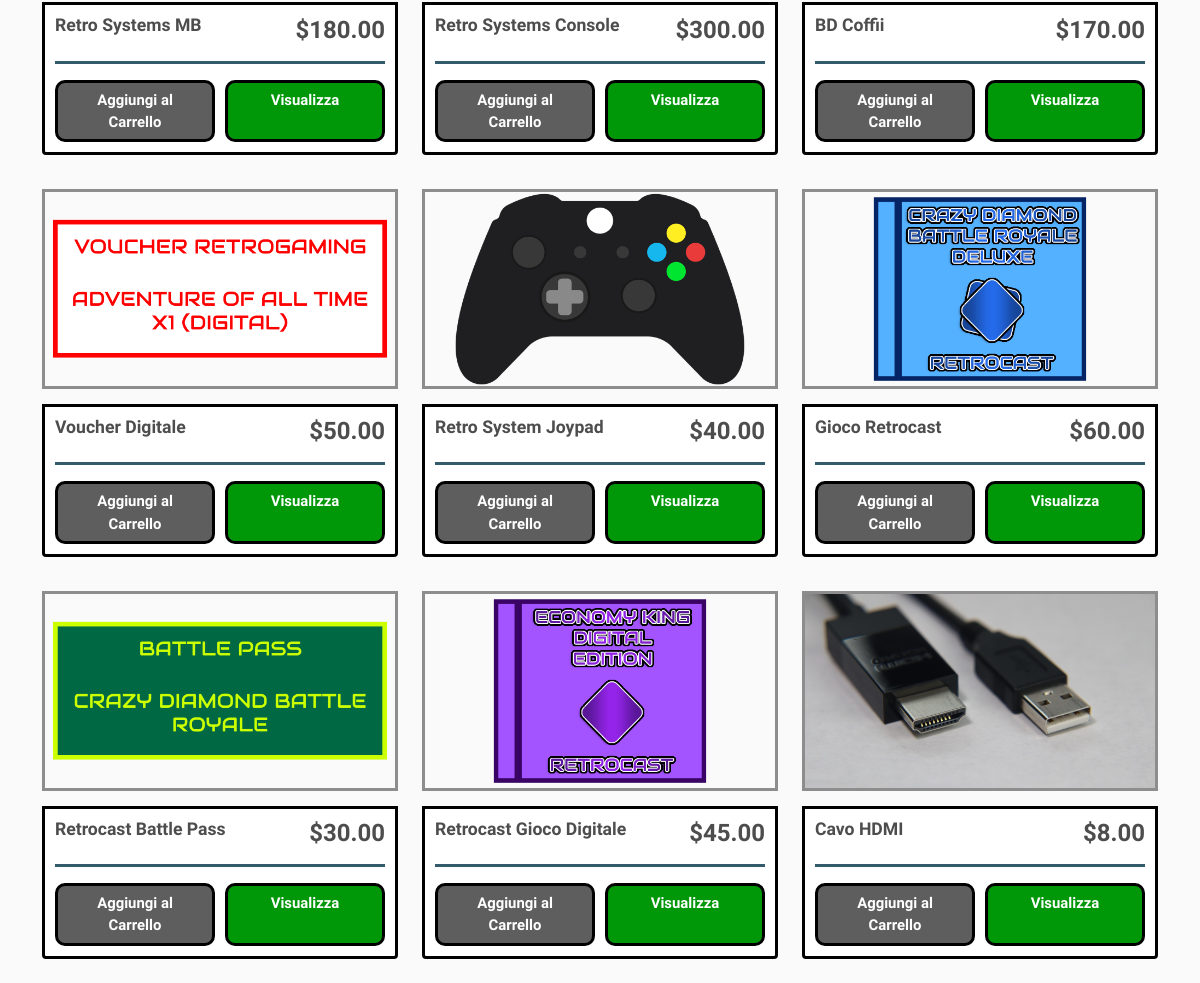
Before: / (lower part) with the older database file.
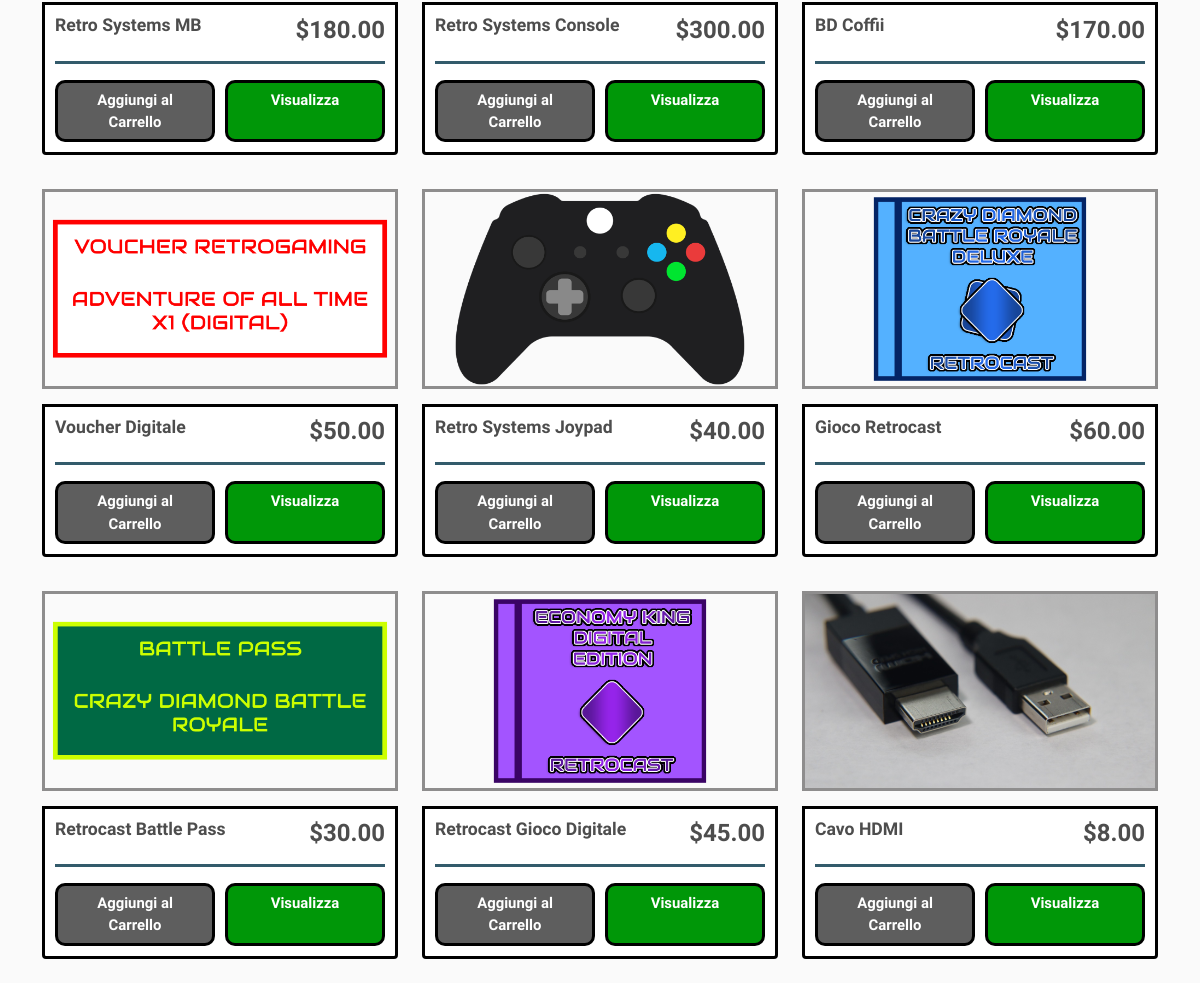
After: the same page with the newer database file.
### bottega_retrogaming/models.py (models this page shows, shortened)
class Product(models.Model):
    name = models.CharField(max_length=200)
    price = models.DecimalField(max_digits=10, decimal_places=2)
    digital = models.BooleanField(default=False, null=True, blank=True)
    description = models.CharField("Descrizione", max_length=500, null=True, blank=True)
    image = models.ImageField(null=True, blank=True)
    @property
    def imageUrl(self):
        try:
            url = self.image.url
        except:
            url = ''
        return url

### bottega_retrogaming/views.py (the view)
# urls.py: path('', StoreView.as_view(), name="store"),
class StoreView(ListView):
    model = Product
    template_name = 'bottega_retrogaming/store.html'
    context_object_name = 'products'
    def get_queryset(self):
        queryset = super().get_queryset().order_by()
        sort_option = self.request.GET.get('sort', 'default')
        digital_filter = self.request.GET.get('digital', '')
        if digital_filter == 'yes':
            queryset = queryset.filter(digital=True)
        elif digital_filter == 'no':
            queryset = queryset.filter(digital=False)
        if sort_option == 'price_asc':
            queryset = queryset.order_by('price')
        elif sort_option == 'price_desc':
            queryset = queryset.order_by('-price')
        elif sort_option == 'name_asc':
            queryset = queryset.order_by(Lower('name'))
        elif sort_option == 'name_desc':
            queryset = queryset.order_by(Lower('name').desc())
        else: # Ordinamento di default per ID
            queryset = queryset.order_by('id')
        return queryset
    def get_context_data(self, **kwargs):
        context = super().get_context_data(**kwargs)
        data = cartData(self.request)
        context['cartItems'] = data['cartItems']
        return context

### bottega_retrogaming/utils.py (called while the page is built, shortened)
def cookieCart(request):
    try:
        cart_cookie = json.loads(request.COOKIES['cart'])
    except KeyError:
        cart_cookie = {}
    print('Cart:', cart_cookie)
    items = []
    order = {'get_cart_total': 0, 'get_cart_items': 0, 'shipping': False}
    cartItems = order['get_cart_items']
    return {'cartItems': cartItems, 'order': order, 'items': items}

def cartData(request):
    if request.user.is_authenticated:
        customer = request.user
        try:
            order = Order.objects.get(customer=customer, complete=False)
        except Order.DoesNotExist:
            order, created = Order.objects.get_or_create(customer=customer, complete=False)
        items = order.orderitem_set.all()
        cartItems = order.get_cart_items
    else:
        cookieData = cookieCart(request)
        cartItems = cookieData['cartItems']
        order = cookieData['order']
        items = cookieData['items']
    return {'cartItems': cartItems, 'order': order, 'items': items}

### bottega_retrogaming/templates/bottega_retrogaming/store.html (shortened to what this page needs)
{% extends 'bottega_retrogaming/main.html' %}
{% load static %}
{% block content %}
    <div class="row">
        {% for product in products %}
            <div class="col-lg-4 mb-4">
                <img class="thumbnail" src="{{ product.imageUrl }}" alt="image_cell">
                <div class="box-element product">
                    <div class="product-header">
                        <h6><strong>{{ product.name }}</strong></h6>
                        <h4 class="mb-0"><strong>${{ product.price|floatformat:2 }}</strong></h4>
                    </div>
                    <hr>
                    <div class="product-actions">
                        <button
                                data-product="{{ product.id }}"
                                data-action="add"
                                class="btn btn-outline-secondary add-btn update-cart">Aggiungi al Carrello
                        </button>
                        <a href="{% url 'product_detail' product.id %}" class="btn btn-success btn-description">Visualizza</a>
                    </div>
                </div>
            </div>
        {% endfor %}
    </div>
{% endblock content %}

Changed rows visible on the page:
changed Product: name "Retro System Joypad" → "Retro Systems Joypad"
